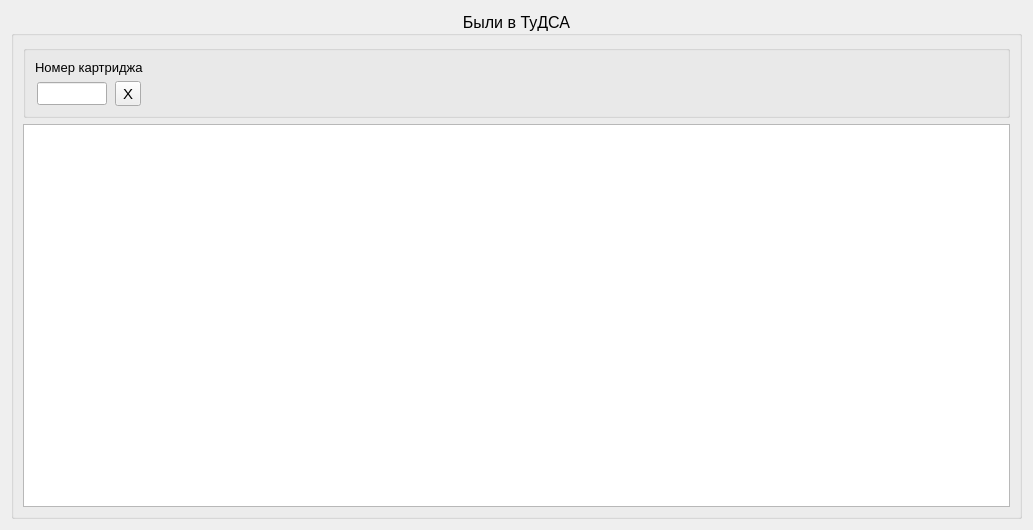
<?xml version="1.0" encoding="UTF-8"?>
<ui version="4.0">
 <class>transfer_tudsa_view</class>
 <widget class="QWidget" name="transfer_tudsa_view">
  <property name="geometry">
   <rect>
    <x>0</x>
    <y>0</y>
    <width>1033</width>
    <height>530</height>
   </rect>
  </property>
  <property name="windowTitle">
   <string>Просмотр архива</string>
  </property>
  <property name="windowIcon">
   <iconset resource="resources.qrc">
    <normaloff>:/resources/0058.ico</normaloff>:/resources/0058.ico</iconset>
  </property>
  <layout class="QGridLayout" name="gridLayout">
   <item row="0" column="0">
    <widget class="QGroupBox" name="groupBox_3">
     <property name="font">
      <font>
       <pointsize>12</pointsize>
      </font>
     </property>
     <property name="title">
      <string>Были в ТуДСА</string>
     </property>
     <property name="alignment">
      <set>Qt::AlignCenter</set>
     </property>
     <layout class="QVBoxLayout" name="verticalLayout_3">
      <item>
       <widget class="QGroupBox" name="groupBox_4">
        <property name="font">
         <font>
          <pointsize>11</pointsize>
         </font>
        </property>
        <layout class="QHBoxLayout" name="horizontalLayout_5">
         <item>
          <layout class="QVBoxLayout" name="verticalLayout_4">
           <item>
            <widget class="QLabel" name="label_2">
             <property name="font">
              <font>
               <pointsize>10</pointsize>
              </font>
             </property>
             <property name="text">
              <string>Номер картриджа</string>
             </property>
            </widget>
           </item>
           <item>
            <layout class="QHBoxLayout" name="horizontalLayout_6">
             <item>
              <widget class="QLineEdit" name="nomer_LE">
               <property name="sizePolicy">
                <sizepolicy hsizetype="Minimum" vsizetype="Fixed">
                 <horstretch>0</horstretch>
                 <verstretch>0</verstretch>
                </sizepolicy>
               </property>
               <property name="maximumSize">
                <size>
                 <width>70</width>
                 <height>16777215</height>
                </size>
               </property>
               <property name="font">
                <font>
                 <pointsize>10</pointsize>
                </font>
               </property>
              </widget>
             </item>
             <item>
              <widget class="QToolButton" name="clear_TB">
               <property name="toolTip">
                <string>Очитить фильтр</string>
               </property>
               <property name="text">
                <string>X</string>
               </property>
              </widget>
             </item>
            </layout>
           </item>
          </layout>
         </item>
         <item>
          <spacer name="horizontalSpacer_4">
           <property name="orientation">
            <enum>Qt::Horizontal</enum>
           </property>
           <property name="sizeHint" stdset="0">
            <size>
             <width>40</width>
             <height>20</height>
            </size>
           </property>
          </spacer>
         </item>
        </layout>
       </widget>
      </item>
      <item>
       <widget class="QTableView" name="tableView">
        <property name="selectionMode">
         <enum>QAbstractItemView::SingleSelection</enum>
        </property>
        <property name="selectionBehavior">
         <enum>QAbstractItemView::SelectRows</enum>
        </property>
        <property name="gridStyle">
         <enum>Qt::DashLine</enum>
        </property>
       </widget>
      </item>
     </layout>
    </widget>
   </item>
  </layout>
 </widget>
 <resources>
  <include location="resources.qrc"/>
 </resources>
 <connections/>
</ui>
